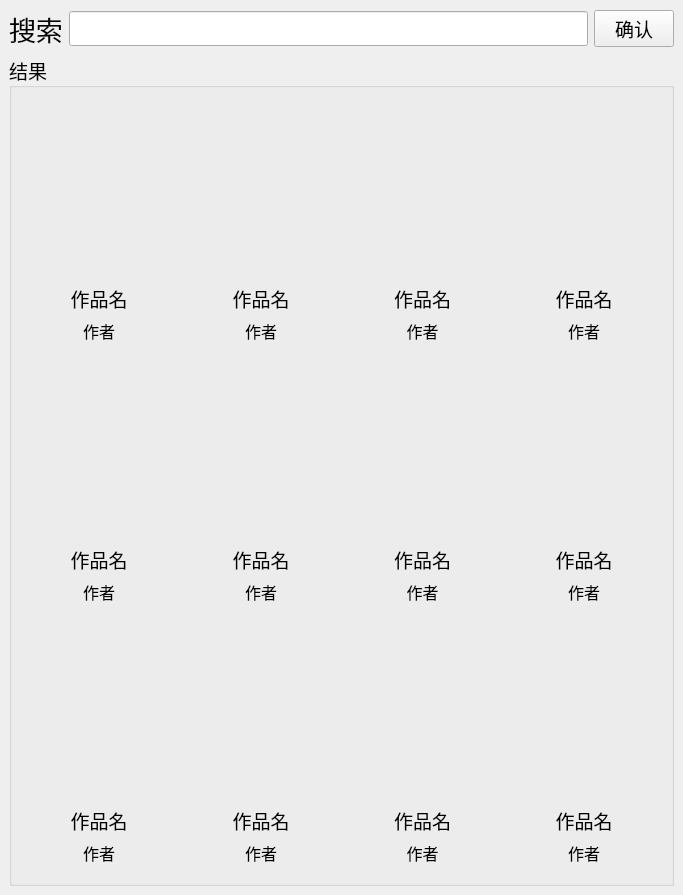
<?xml version="1.0" encoding="UTF-8"?>
<ui version="4.0">
 <class>MainWindow</class>
 <widget class="QMainWindow" name="MainWindow">
  <property name="geometry">
   <rect>
    <x>0</x>
    <y>0</y>
    <width>683</width>
    <height>895</height>
   </rect>
  </property>
  <property name="windowTitle">
   <string>MainWindow</string>
  </property>
  <widget class="QWidget" name="centralwidget">
   <layout class="QVBoxLayout" name="verticalLayout" stretch="1,45">
    <item>
     <layout class="QHBoxLayout" name="search_layout">
      <item>
       <widget class="QLabel" name="search_label">
        <property name="font">
         <font>
          <family>AcadEref</family>
          <pointsize>20</pointsize>
         </font>
        </property>
        <property name="text">
         <string>搜索</string>
        </property>
       </widget>
      </item>
      <item>
       <widget class="QLineEdit" name="search_text">
        <property name="font">
         <font>
          <family>AcadEref</family>
          <pointsize>14</pointsize>
         </font>
        </property>
       </widget>
      </item>
      <item>
       <widget class="QPushButton" name="search_button">
        <property name="sizePolicy">
         <sizepolicy hsizetype="Fixed" vsizetype="Fixed">
          <horstretch>0</horstretch>
          <verstretch>0</verstretch>
         </sizepolicy>
        </property>
        <property name="font">
         <font>
          <family>AcadEref</family>
          <pointsize>14</pointsize>
         </font>
        </property>
        <property name="text">
         <string>确认</string>
        </property>
       </widget>
      </item>
     </layout>
    </item>
    <item>
     <widget class="QGroupBox" name="result_box">
      <property name="font">
       <font>
        <family>楷体</family>
        <pointsize>14</pointsize>
       </font>
      </property>
      <property name="title">
       <string>结果</string>
      </property>
      <property name="flat">
       <bool>false</bool>
      </property>
      <property name="checkable">
       <bool>false</bool>
      </property>
      <layout class="QVBoxLayout" name="verticalLayout_13">
       <item>
        <layout class="QHBoxLayout" name="horizontalLayout_2">
         <item>
          <widget class="QWidget" name="one_1" native="true">
           <property name="layoutDirection">
            <enum>Qt::LeftToRight</enum>
           </property>
           <property name="autoFillBackground">
            <bool>false</bool>
           </property>
           <layout class="QVBoxLayout" name="verticalLayout_5">
            <item>
             <widget class="QLabel" name="src_1">
              <property name="sizePolicy">
               <sizepolicy hsizetype="Ignored" vsizetype="Ignored">
                <horstretch>0</horstretch>
                <verstretch>0</verstretch>
               </sizepolicy>
              </property>
              <property name="sizeIncrement">
               <size>
                <width>0</width>
                <height>0</height>
               </size>
              </property>
              <property name="text">
               <string/>
              </property>
              <property name="pixmap">
               <pixmap>images/default_cover.png</pixmap>
              </property>
              <property name="scaledContents">
               <bool>true</bool>
              </property>
              <property name="alignment">
               <set>Qt::AlignCenter</set>
              </property>
             </widget>
            </item>
            <item>
             <widget class="QLabel" name="name_1">
              <property name="sizePolicy">
               <sizepolicy hsizetype="Preferred" vsizetype="Fixed">
                <horstretch>0</horstretch>
                <verstretch>0</verstretch>
               </sizepolicy>
              </property>
              <property name="font">
               <font>
                <family>AcadEref</family>
                <pointsize>14</pointsize>
               </font>
              </property>
              <property name="text">
               <string>作品名</string>
              </property>
              <property name="alignment">
               <set>Qt::AlignCenter</set>
              </property>
             </widget>
            </item>
            <item>
             <widget class="QLabel" name="author_1">
              <property name="sizePolicy">
               <sizepolicy hsizetype="Preferred" vsizetype="Fixed">
                <horstretch>0</horstretch>
                <verstretch>0</verstretch>
               </sizepolicy>
              </property>
              <property name="font">
               <font>
                <family>楷体</family>
                <pointsize>12</pointsize>
               </font>
              </property>
              <property name="text">
               <string>作者</string>
              </property>
              <property name="alignment">
               <set>Qt::AlignCenter</set>
              </property>
             </widget>
            </item>
           </layout>
          </widget>
         </item>
         <item>
          <widget class="QWidget" name="one_2" native="true">
           <property name="layoutDirection">
            <enum>Qt::LeftToRight</enum>
           </property>
           <property name="autoFillBackground">
            <bool>false</bool>
           </property>
           <layout class="QVBoxLayout" name="verticalLayout_6">
            <item>
             <widget class="QLabel" name="src_2">
              <property name="sizePolicy">
               <sizepolicy hsizetype="Ignored" vsizetype="Ignored">
                <horstretch>0</horstretch>
                <verstretch>0</verstretch>
               </sizepolicy>
              </property>
              <property name="sizeIncrement">
               <size>
                <width>0</width>
                <height>0</height>
               </size>
              </property>
              <property name="text">
               <string/>
              </property>
              <property name="pixmap">
               <pixmap>images/default_cover.png</pixmap>
              </property>
              <property name="scaledContents">
               <bool>true</bool>
              </property>
              <property name="alignment">
               <set>Qt::AlignCenter</set>
              </property>
             </widget>
            </item>
            <item>
             <widget class="QLabel" name="name_2">
              <property name="sizePolicy">
               <sizepolicy hsizetype="Preferred" vsizetype="Fixed">
                <horstretch>0</horstretch>
                <verstretch>0</verstretch>
               </sizepolicy>
              </property>
              <property name="font">
               <font>
                <family>AcadEref</family>
                <pointsize>14</pointsize>
               </font>
              </property>
              <property name="text">
               <string>作品名</string>
              </property>
              <property name="alignment">
               <set>Qt::AlignCenter</set>
              </property>
             </widget>
            </item>
            <item>
             <widget class="QLabel" name="author_2">
              <property name="sizePolicy">
               <sizepolicy hsizetype="Preferred" vsizetype="Fixed">
                <horstretch>0</horstretch>
                <verstretch>0</verstretch>
               </sizepolicy>
              </property>
              <property name="font">
               <font>
                <family>楷体</family>
                <pointsize>12</pointsize>
               </font>
              </property>
              <property name="text">
               <string>作者</string>
              </property>
              <property name="alignment">
               <set>Qt::AlignCenter</set>
              </property>
             </widget>
            </item>
           </layout>
          </widget>
         </item>
         <item>
          <widget class="QWidget" name="one_3" native="true">
           <property name="layoutDirection">
            <enum>Qt::LeftToRight</enum>
           </property>
           <property name="autoFillBackground">
            <bool>false</bool>
           </property>
           <layout class="QVBoxLayout" name="verticalLayout_7">
            <item>
             <widget class="QLabel" name="src_3">
              <property name="sizePolicy">
               <sizepolicy hsizetype="Ignored" vsizetype="Ignored">
                <horstretch>0</horstretch>
                <verstretch>0</verstretch>
               </sizepolicy>
              </property>
              <property name="sizeIncrement">
               <size>
                <width>0</width>
                <height>0</height>
               </size>
              </property>
              <property name="text">
               <string/>
              </property>
              <property name="pixmap">
               <pixmap>images/default_cover.png</pixmap>
              </property>
              <property name="scaledContents">
               <bool>true</bool>
              </property>
              <property name="alignment">
               <set>Qt::AlignCenter</set>
              </property>
             </widget>
            </item>
            <item>
             <widget class="QLabel" name="name_3">
              <property name="sizePolicy">
               <sizepolicy hsizetype="Preferred" vsizetype="Fixed">
                <horstretch>0</horstretch>
                <verstretch>0</verstretch>
               </sizepolicy>
              </property>
              <property name="font">
               <font>
                <family>AcadEref</family>
                <pointsize>14</pointsize>
               </font>
              </property>
              <property name="text">
               <string>作品名</string>
              </property>
              <property name="alignment">
               <set>Qt::AlignCenter</set>
              </property>
             </widget>
            </item>
            <item>
             <widget class="QLabel" name="author_3">
              <property name="sizePolicy">
               <sizepolicy hsizetype="Preferred" vsizetype="Fixed">
                <horstretch>0</horstretch>
                <verstretch>0</verstretch>
               </sizepolicy>
              </property>
              <property name="font">
               <font>
                <family>楷体</family>
                <pointsize>12</pointsize>
               </font>
              </property>
              <property name="text">
               <string>作者</string>
              </property>
              <property name="alignment">
               <set>Qt::AlignCenter</set>
              </property>
             </widget>
            </item>
           </layout>
          </widget>
         </item>
         <item>
          <widget class="QWidget" name="one_4" native="true">
           <property name="layoutDirection">
            <enum>Qt::LeftToRight</enum>
           </property>
           <property name="autoFillBackground">
            <bool>false</bool>
           </property>
           <layout class="QVBoxLayout" name="verticalLayout_8">
            <item>
             <widget class="QLabel" name="src_4">
              <property name="sizePolicy">
               <sizepolicy hsizetype="Ignored" vsizetype="Ignored">
                <horstretch>0</horstretch>
                <verstretch>0</verstretch>
               </sizepolicy>
              </property>
              <property name="sizeIncrement">
               <size>
                <width>0</width>
                <height>0</height>
               </size>
              </property>
              <property name="text">
               <string/>
              </property>
              <property name="pixmap">
               <pixmap>images/default_cover.png</pixmap>
              </property>
              <property name="scaledContents">
               <bool>true</bool>
              </property>
              <property name="alignment">
               <set>Qt::AlignCenter</set>
              </property>
             </widget>
            </item>
            <item>
             <widget class="QLabel" name="name_4">
              <property name="sizePolicy">
               <sizepolicy hsizetype="Preferred" vsizetype="Fixed">
                <horstretch>0</horstretch>
                <verstretch>0</verstretch>
               </sizepolicy>
              </property>
              <property name="font">
               <font>
                <family>AcadEref</family>
                <pointsize>14</pointsize>
               </font>
              </property>
              <property name="text">
               <string>作品名</string>
              </property>
              <property name="alignment">
               <set>Qt::AlignCenter</set>
              </property>
             </widget>
            </item>
            <item>
             <widget class="QLabel" name="author_4">
              <property name="sizePolicy">
               <sizepolicy hsizetype="Preferred" vsizetype="Fixed">
                <horstretch>0</horstretch>
                <verstretch>0</verstretch>
               </sizepolicy>
              </property>
              <property name="font">
               <font>
                <family>楷体</family>
                <pointsize>12</pointsize>
               </font>
              </property>
              <property name="text">
               <string>作者</string>
              </property>
              <property name="alignment">
               <set>Qt::AlignCenter</set>
              </property>
             </widget>
            </item>
           </layout>
          </widget>
         </item>
        </layout>
       </item>
       <item>
        <layout class="QHBoxLayout" name="horizontalLayout_3">
         <item>
          <widget class="QWidget" name="one_5" native="true">
           <property name="layoutDirection">
            <enum>Qt::LeftToRight</enum>
           </property>
           <property name="autoFillBackground">
            <bool>false</bool>
           </property>
           <layout class="QVBoxLayout" name="verticalLayout_9">
            <item>
             <widget class="QLabel" name="src_5">
              <property name="sizePolicy">
               <sizepolicy hsizetype="Ignored" vsizetype="Ignored">
                <horstretch>0</horstretch>
                <verstretch>0</verstretch>
               </sizepolicy>
              </property>
              <property name="sizeIncrement">
               <size>
                <width>0</width>
                <height>0</height>
               </size>
              </property>
              <property name="text">
               <string/>
              </property>
              <property name="pixmap">
               <pixmap>images/default_cover.png</pixmap>
              </property>
              <property name="scaledContents">
               <bool>true</bool>
              </property>
              <property name="alignment">
               <set>Qt::AlignCenter</set>
              </property>
             </widget>
            </item>
            <item>
             <widget class="QLabel" name="name_5">
              <property name="sizePolicy">
               <sizepolicy hsizetype="Preferred" vsizetype="Fixed">
                <horstretch>0</horstretch>
                <verstretch>0</verstretch>
               </sizepolicy>
              </property>
              <property name="font">
               <font>
                <family>AcadEref</family>
                <pointsize>14</pointsize>
               </font>
              </property>
              <property name="text">
               <string>作品名</string>
              </property>
              <property name="alignment">
               <set>Qt::AlignCenter</set>
              </property>
             </widget>
            </item>
            <item>
             <widget class="QLabel" name="author_5">
              <property name="sizePolicy">
               <sizepolicy hsizetype="Preferred" vsizetype="Fixed">
                <horstretch>0</horstretch>
                <verstretch>0</verstretch>
               </sizepolicy>
              </property>
              <property name="font">
               <font>
                <family>楷体</family>
                <pointsize>12</pointsize>
               </font>
              </property>
              <property name="text">
               <string>作者</string>
              </property>
              <property name="alignment">
               <set>Qt::AlignCenter</set>
              </property>
             </widget>
            </item>
           </layout>
          </widget>
         </item>
         <item>
          <widget class="QWidget" name="one_6" native="true">
           <property name="layoutDirection">
            <enum>Qt::LeftToRight</enum>
           </property>
           <property name="autoFillBackground">
            <bool>false</bool>
           </property>
           <layout class="QVBoxLayout" name="verticalLayout_11">
            <item>
             <widget class="QLabel" name="src_6">
              <property name="sizePolicy">
               <sizepolicy hsizetype="Ignored" vsizetype="Ignored">
                <horstretch>0</horstretch>
                <verstretch>0</verstretch>
               </sizepolicy>
              </property>
              <property name="sizeIncrement">
               <size>
                <width>0</width>
                <height>0</height>
               </size>
              </property>
              <property name="text">
               <string/>
              </property>
              <property name="pixmap">
               <pixmap>images/default_cover.png</pixmap>
              </property>
              <property name="scaledContents">
               <bool>true</bool>
              </property>
              <property name="alignment">
               <set>Qt::AlignCenter</set>
              </property>
             </widget>
            </item>
            <item>
             <widget class="QLabel" name="name_6">
              <property name="sizePolicy">
               <sizepolicy hsizetype="Preferred" vsizetype="Fixed">
                <horstretch>0</horstretch>
                <verstretch>0</verstretch>
               </sizepolicy>
              </property>
              <property name="font">
               <font>
                <family>AcadEref</family>
                <pointsize>14</pointsize>
               </font>
              </property>
              <property name="text">
               <string>作品名</string>
              </property>
              <property name="alignment">
               <set>Qt::AlignCenter</set>
              </property>
             </widget>
            </item>
            <item>
             <widget class="QLabel" name="author_6">
              <property name="sizePolicy">
               <sizepolicy hsizetype="Preferred" vsizetype="Fixed">
                <horstretch>0</horstretch>
                <verstretch>0</verstretch>
               </sizepolicy>
              </property>
              <property name="font">
               <font>
                <family>楷体</family>
                <pointsize>12</pointsize>
               </font>
              </property>
              <property name="text">
               <string>作者</string>
              </property>
              <property name="alignment">
               <set>Qt::AlignCenter</set>
              </property>
             </widget>
            </item>
           </layout>
          </widget>
         </item>
         <item>
          <widget class="QWidget" name="one_7" native="true">
           <property name="layoutDirection">
            <enum>Qt::LeftToRight</enum>
           </property>
           <property name="autoFillBackground">
            <bool>false</bool>
           </property>
           <layout class="QVBoxLayout" name="verticalLayout_12">
            <item>
             <widget class="QLabel" name="src_7">
              <property name="sizePolicy">
               <sizepolicy hsizetype="Ignored" vsizetype="Ignored">
                <horstretch>0</horstretch>
                <verstretch>0</verstretch>
               </sizepolicy>
              </property>
              <property name="sizeIncrement">
               <size>
                <width>0</width>
                <height>0</height>
               </size>
              </property>
              <property name="text">
               <string/>
              </property>
              <property name="pixmap">
               <pixmap>images/default_cover.png</pixmap>
              </property>
              <property name="scaledContents">
               <bool>true</bool>
              </property>
              <property name="alignment">
               <set>Qt::AlignCenter</set>
              </property>
             </widget>
            </item>
            <item>
             <widget class="QLabel" name="name_7">
              <property name="sizePolicy">
               <sizepolicy hsizetype="Preferred" vsizetype="Fixed">
                <horstretch>0</horstretch>
                <verstretch>0</verstretch>
               </sizepolicy>
              </property>
              <property name="font">
               <font>
                <family>AcadEref</family>
                <pointsize>14</pointsize>
               </font>
              </property>
              <property name="text">
               <string>作品名</string>
              </property>
              <property name="alignment">
               <set>Qt::AlignCenter</set>
              </property>
             </widget>
            </item>
            <item>
             <widget class="QLabel" name="author_7">
              <property name="sizePolicy">
               <sizepolicy hsizetype="Preferred" vsizetype="Fixed">
                <horstretch>0</horstretch>
                <verstretch>0</verstretch>
               </sizepolicy>
              </property>
              <property name="font">
               <font>
                <family>楷体</family>
                <pointsize>12</pointsize>
               </font>
              </property>
              <property name="text">
               <string>作者</string>
              </property>
              <property name="alignment">
               <set>Qt::AlignCenter</set>
              </property>
             </widget>
            </item>
           </layout>
          </widget>
         </item>
         <item>
          <widget class="QWidget" name="one_8" native="true">
           <property name="layoutDirection">
            <enum>Qt::LeftToRight</enum>
           </property>
           <property name="autoFillBackground">
            <bool>false</bool>
           </property>
           <layout class="QVBoxLayout" name="verticalLayout_10">
            <item>
             <widget class="QLabel" name="src_8">
              <property name="sizePolicy">
               <sizepolicy hsizetype="Ignored" vsizetype="Ignored">
                <horstretch>0</horstretch>
                <verstretch>0</verstretch>
               </sizepolicy>
              </property>
              <property name="sizeIncrement">
               <size>
                <width>0</width>
                <height>0</height>
               </size>
              </property>
              <property name="text">
               <string/>
              </property>
              <property name="pixmap">
               <pixmap>images/default_cover.png</pixmap>
              </property>
              <property name="scaledContents">
               <bool>true</bool>
              </property>
              <property name="alignment">
               <set>Qt::AlignCenter</set>
              </property>
             </widget>
            </item>
            <item>
             <widget class="QLabel" name="name_8">
              <property name="sizePolicy">
               <sizepolicy hsizetype="Preferred" vsizetype="Fixed">
                <horstretch>0</horstretch>
                <verstretch>0</verstretch>
               </sizepolicy>
              </property>
              <property name="font">
               <font>
                <family>AcadEref</family>
                <pointsize>14</pointsize>
               </font>
              </property>
              <property name="text">
               <string>作品名</string>
              </property>
              <property name="alignment">
               <set>Qt::AlignCenter</set>
              </property>
             </widget>
            </item>
            <item>
             <widget class="QLabel" name="author_8">
              <property name="sizePolicy">
               <sizepolicy hsizetype="Preferred" vsizetype="Fixed">
                <horstretch>0</horstretch>
                <verstretch>0</verstretch>
               </sizepolicy>
              </property>
              <property name="font">
               <font>
                <family>楷体</family>
                <pointsize>12</pointsize>
               </font>
              </property>
              <property name="text">
               <string>作者</string>
              </property>
              <property name="alignment">
               <set>Qt::AlignCenter</set>
              </property>
             </widget>
            </item>
           </layout>
          </widget>
         </item>
        </layout>
       </item>
       <item>
        <layout class="QHBoxLayout" name="horizontalLayout_4">
         <item>
          <widget class="QWidget" name="one_9" native="true">
           <property name="layoutDirection">
            <enum>Qt::LeftToRight</enum>
           </property>
           <property name="autoFillBackground">
            <bool>false</bool>
           </property>
           <layout class="QVBoxLayout" name="verticalLayout_14">
            <item>
             <widget class="QLabel" name="src_9">
              <property name="sizePolicy">
               <sizepolicy hsizetype="Ignored" vsizetype="Ignored">
                <horstretch>0</horstretch>
                <verstretch>0</verstretch>
               </sizepolicy>
              </property>
              <property name="sizeIncrement">
               <size>
                <width>0</width>
                <height>0</height>
               </size>
              </property>
              <property name="text">
               <string/>
              </property>
              <property name="pixmap">
               <pixmap>images/default_cover.png</pixmap>
              </property>
              <property name="scaledContents">
               <bool>true</bool>
              </property>
              <property name="alignment">
               <set>Qt::AlignCenter</set>
              </property>
             </widget>
            </item>
            <item>
             <widget class="QLabel" name="name_9">
              <property name="sizePolicy">
               <sizepolicy hsizetype="Preferred" vsizetype="Fixed">
                <horstretch>0</horstretch>
                <verstretch>0</verstretch>
               </sizepolicy>
              </property>
              <property name="font">
               <font>
                <family>AcadEref</family>
                <pointsize>14</pointsize>
               </font>
              </property>
              <property name="text">
               <string>作品名</string>
              </property>
              <property name="alignment">
               <set>Qt::AlignCenter</set>
              </property>
             </widget>
            </item>
            <item>
             <widget class="QLabel" name="author_9">
              <property name="sizePolicy">
               <sizepolicy hsizetype="Preferred" vsizetype="Fixed">
                <horstretch>0</horstretch>
                <verstretch>0</verstretch>
               </sizepolicy>
              </property>
              <property name="font">
               <font>
                <family>楷体</family>
                <pointsize>12</pointsize>
               </font>
              </property>
              <property name="text">
               <string>作者</string>
              </property>
              <property name="alignment">
               <set>Qt::AlignCenter</set>
              </property>
             </widget>
            </item>
           </layout>
          </widget>
         </item>
         <item>
          <widget class="QWidget" name="one_10" native="true">
           <property name="layoutDirection">
            <enum>Qt::LeftToRight</enum>
           </property>
           <property name="autoFillBackground">
            <bool>false</bool>
           </property>
           <layout class="QVBoxLayout" name="verticalLayout_15">
            <item>
             <widget class="QLabel" name="src_10">
              <property name="sizePolicy">
               <sizepolicy hsizetype="Ignored" vsizetype="Ignored">
                <horstretch>0</horstretch>
                <verstretch>0</verstretch>
               </sizepolicy>
              </property>
              <property name="sizeIncrement">
               <size>
                <width>0</width>
                <height>0</height>
               </size>
              </property>
              <property name="text">
               <string/>
              </property>
              <property name="pixmap">
               <pixmap>images/default_cover.png</pixmap>
              </property>
              <property name="scaledContents">
               <bool>true</bool>
              </property>
              <property name="alignment">
               <set>Qt::AlignCenter</set>
              </property>
             </widget>
            </item>
            <item>
             <widget class="QLabel" name="name_10">
              <property name="sizePolicy">
               <sizepolicy hsizetype="Preferred" vsizetype="Fixed">
                <horstretch>0</horstretch>
                <verstretch>0</verstretch>
               </sizepolicy>
              </property>
              <property name="font">
               <font>
                <family>AcadEref</family>
                <pointsize>14</pointsize>
               </font>
              </property>
              <property name="text">
               <string>作品名</string>
              </property>
              <property name="alignment">
               <set>Qt::AlignCenter</set>
              </property>
             </widget>
            </item>
            <item>
             <widget class="QLabel" name="author_10">
              <property name="sizePolicy">
               <sizepolicy hsizetype="Preferred" vsizetype="Fixed">
                <horstretch>0</horstretch>
                <verstretch>0</verstretch>
               </sizepolicy>
              </property>
              <property name="font">
               <font>
                <family>楷体</family>
                <pointsize>12</pointsize>
               </font>
              </property>
              <property name="text">
               <string>作者</string>
              </property>
              <property name="alignment">
               <set>Qt::AlignCenter</set>
              </property>
             </widget>
            </item>
           </layout>
          </widget>
         </item>
         <item>
          <widget class="QWidget" name="one_11" native="true">
           <property name="layoutDirection">
            <enum>Qt::LeftToRight</enum>
           </property>
           <property name="autoFillBackground">
            <bool>false</bool>
           </property>
           <layout class="QVBoxLayout" name="verticalLayout_16">
            <item>
             <widget class="QLabel" name="src_11">
              <property name="sizePolicy">
               <sizepolicy hsizetype="Ignored" vsizetype="Ignored">
                <horstretch>0</horstretch>
                <verstretch>0</verstretch>
               </sizepolicy>
              </property>
              <property name="sizeIncrement">
               <size>
                <width>0</width>
                <height>0</height>
               </size>
              </property>
              <property name="text">
               <string/>
              </property>
              <property name="pixmap">
               <pixmap>images/default_cover.png</pixmap>
              </property>
              <property name="scaledContents">
               <bool>true</bool>
              </property>
              <property name="alignment">
               <set>Qt::AlignCenter</set>
              </property>
             </widget>
            </item>
            <item>
             <widget class="QLabel" name="name_11">
              <property name="sizePolicy">
               <sizepolicy hsizetype="Preferred" vsizetype="Fixed">
                <horstretch>0</horstretch>
                <verstretch>0</verstretch>
               </sizepolicy>
              </property>
              <property name="font">
               <font>
                <family>AcadEref</family>
                <pointsize>14</pointsize>
               </font>
              </property>
              <property name="text">
               <string>作品名</string>
              </property>
              <property name="alignment">
               <set>Qt::AlignCenter</set>
              </property>
             </widget>
            </item>
            <item>
             <widget class="QLabel" name="author_11">
              <property name="sizePolicy">
               <sizepolicy hsizetype="Preferred" vsizetype="Fixed">
                <horstretch>0</horstretch>
                <verstretch>0</verstretch>
               </sizepolicy>
              </property>
              <property name="font">
               <font>
                <family>楷体</family>
                <pointsize>12</pointsize>
               </font>
              </property>
              <property name="text">
               <string>作者</string>
              </property>
              <property name="alignment">
               <set>Qt::AlignCenter</set>
              </property>
             </widget>
            </item>
           </layout>
          </widget>
         </item>
         <item>
          <widget class="QWidget" name="one_12" native="true">
           <property name="layoutDirection">
            <enum>Qt::LeftToRight</enum>
           </property>
           <property name="autoFillBackground">
            <bool>false</bool>
           </property>
           <layout class="QVBoxLayout" name="verticalLayout_17">
            <item>
             <widget class="QLabel" name="src_12">
              <property name="sizePolicy">
               <sizepolicy hsizetype="Ignored" vsizetype="Ignored">
                <horstretch>0</horstretch>
                <verstretch>0</verstretch>
               </sizepolicy>
              </property>
              <property name="sizeIncrement">
               <size>
                <width>0</width>
                <height>0</height>
               </size>
              </property>
              <property name="text">
               <string/>
              </property>
              <property name="pixmap">
               <pixmap>images/default_cover.png</pixmap>
              </property>
              <property name="scaledContents">
               <bool>true</bool>
              </property>
              <property name="alignment">
               <set>Qt::AlignCenter</set>
              </property>
             </widget>
            </item>
            <item>
             <widget class="QLabel" name="name_12">
              <property name="sizePolicy">
               <sizepolicy hsizetype="Preferred" vsizetype="Fixed">
                <horstretch>0</horstretch>
                <verstretch>0</verstretch>
               </sizepolicy>
              </property>
              <property name="font">
               <font>
                <family>AcadEref</family>
                <pointsize>14</pointsize>
               </font>
              </property>
              <property name="text">
               <string>作品名</string>
              </property>
              <property name="alignment">
               <set>Qt::AlignCenter</set>
              </property>
             </widget>
            </item>
            <item>
             <widget class="QLabel" name="author_12">
              <property name="sizePolicy">
               <sizepolicy hsizetype="Preferred" vsizetype="Fixed">
                <horstretch>0</horstretch>
                <verstretch>0</verstretch>
               </sizepolicy>
              </property>
              <property name="font">
               <font>
                <family>楷体</family>
                <pointsize>12</pointsize>
               </font>
              </property>
              <property name="text">
               <string>作者</string>
              </property>
              <property name="alignment">
               <set>Qt::AlignCenter</set>
              </property>
             </widget>
            </item>
           </layout>
          </widget>
         </item>
        </layout>
       </item>
      </layout>
     </widget>
    </item>
   </layout>
  </widget>
 </widget>
 <resources/>
 <connections/>
</ui>
